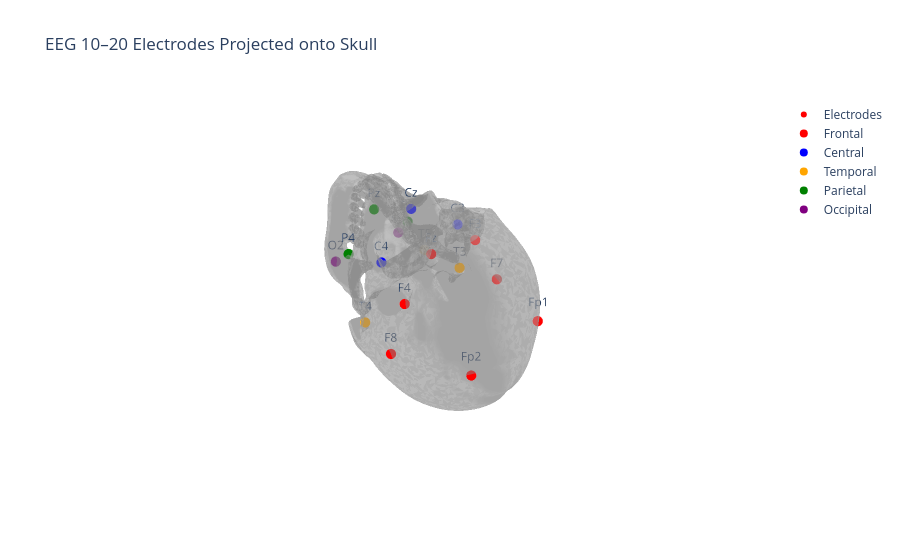

The notebook cell saved with this chart:
### Code cell
# 1. Load and auto-scale skull
mesh = trimesh.load("craneo.obj")

# Target head width (mm)
target_width = 180  
bbox = mesh.bounds
current_width = bbox[1][0] - bbox[0][0]
scale_factor = target_width / current_width
mesh.apply_scale(scale_factor)

# 2. Electrode coordinates from montage (already normalized)
electrodes_dict = {
    "Fp1": [-0.0294367,  0.0839171, -0.00699],
    "Fp2": [ 0.0298723,  0.0848959, -0.00708],
    "F7" : [-0.0702629,  0.0424743, -0.01142],
    "F3" : [-0.0502438,  0.0531112,  0.042192],
    "Fz" : [0.0003122,   0.058512,   0.066462],
    "F4" : [ 0.0518362,  0.0543048,  0.040814],
    "F8" : [ 0.0730431,  0.0444217, -0.012],
    "T3" : [-0.0841611, -0.0160187, -0.009346],
    "C3" : [-0.0653581, -0.0116317,  0.064358],
    "Cz" : [ 0.0004009, -0.009167,   0.100244],
    "C4" : [ 0.0671179, -0.0109003,  0.06358],
    "T4" : [ 0.0850799, -0.0150203, -0.00949],
    "T5" : [-0.0724343, -0.0734527, -0.002487],
    "P3" : [-0.0530073, -0.0787878,  0.05594],
    "Pz" : [ 0.0003247, -0.081115,   0.082615],
    "P4" : [ 0.0556667, -0.0785602,  0.056561],
    "O1" : [-0.0294134, -0.112449,   0.008839],
    "O2" : [ 0.0298426, -0.112156,   0.0088],
}

# 3. Scale to skull size (~90 mm radius)
scale_coords = 90 / 0.1   # montage radius ~0.1 m
xyz = np.array(list(electrodes_dict.values())) * scale_coords
labels = list(electrodes_dict.keys())

# Project onto skull surface
closest_points, _, _ = trimesh.proximity.closest_point(mesh, xyz)

# 4. Color coding groups
group_colors = {
    "Frontal": "red",
    "Central": "blue",
    "Temporal": "orange",
    "Parietal": "green",
    "Occipital": "purple"
}

# Assign group membership
def get_group(name):
    if name.startswith("F"): return "Frontal"
    if name.startswith("C"): return "Central"
    if name.startswith("T"): return "Temporal"
    if name.startswith("P"): return "Parietal"
    if name.startswith("O"): return "Occipital"
    return "Other"

all_colors = [group_colors[get_group(ch)] for ch in labels]

# 5. Plot in Plotly
vertices = np.array(mesh.vertices)
faces = np.array(mesh.faces)

fig = go.Figure()

# Skull mesh
fig.add_trace(go.Mesh3d(
    x=vertices[:,0], y=vertices[:,1], z=vertices[:,2],
    i=faces[:,0], j=faces[:,1], k=faces[:,2],
    color="darkgrey", opacity=0.5,
    name="Skull"
))

# Electrodes
fig.add_trace(go.Scatter3d(
    x=closest_points[:,0], y=closest_points[:,1], z=closest_points[:,2],
    mode="markers+text",
    marker=dict(size=6, color=all_colors),
    text=labels,
    textposition="top center",
    name="Electrodes"
))

# Legend (dummy traces for groups)
for g, col in group_colors.items():
    fig.add_trace(go.Scatter3d(
        x=[None], y=[None], z=[None],
        mode="markers", marker=dict(size=8, color=col),
        name=g
    ))

fig.update_layout(
    scene=dict(
        xaxis=dict(visible=False),
        yaxis=dict(visible=False),
        zaxis=dict(visible=False),
        aspectmode="data"
    ),
    title="EEG 10–20 Electrodes Projected onto Skull"
)

# Save and show
fig.write_html("skull_eeg_1020.html")
fig.show()

### Figure 1 — Plotly figure (JSON) as saved in the notebook; plotly's stock layout.template omitted (floating-point values rounded to 4 significant figures; data arrays with more than 128 entries replaced by an {"elided": "..."} marker saying what was removed)
{"data": [{"color": "darkgrey", "i": {"elided": "31016 int values"}, "j": {"elided": "31016 int values"}, "k": {"elided": "31016 int values"}, "name": "Skull", "opacity": 0.5, "type": "mesh3d", "x": {"elided": "16872 float values"}, "y": {"elided": "16872 float values"}, "z": {"elided": "16872 float values"}}, {"marker": {"color": ["red", "red", "red", "red", "red", "red", "red", "orange", "blue", "blue", "blue", "orange", "orange", "green", "green", "green", "purple", "purple"], "size": 6}, "mode": "markers+text", "name": "Electrodes", "text": ["Fp1", "Fp2", "F7", "F3", "Fz", "F4", "F8", "T3", "C3", "Cz", "C4", "T4", "T5", "P3", "Pz", "P4", "O1", "O2"], "textposition": "top center", "type": "scatter3d", "x": [-55.89, 55.07, -88.05, -45.54, 21.27, 74.94, 88.27, -76.04, -56.95, 4.926, 57.31, 76.91, -63.03, -39.81, 15.77, 50.35, -50.13, 50.1], "y": [114.6, 115.4, 34.4, 30.09, 28.9, 47.27, 39.45, -15.28, -5.713, -16.26, -5.049, -14.81, -65.17, -70.89, -63.73, -71.09, -100.5, -99.55], "z": [-9.184, -10.47, -8.31, 60.96, 70.99, 47.73, -11.34, -8.727, 62.59, 99.04, 62.25, -8.965, 2.181, 49.16, 86.26, 41.19, 19.06, 18.78]}, {"marker": {"color": "red", "size": 8}, "mode": "markers", "name": "Frontal", "type": "scatter3d", "x": [null], "y": [null], "z": [null]}, {"marker": {"color": "blue", "size": 8}, "mode": "markers", "name": "Central", "type": "scatter3d", "x": [null], "y": [null], "z": [null]}, {"marker": {"color": "orange", "size": 8}, "mode": "markers", "name": "Temporal", "type": "scatter3d", "x": [null], "y": [null], "z": [null]}, {"marker": {"color": "green", "size": 8}, "mode": "markers", "name": "Parietal", "type": "scatter3d", "x": [null], "y": [null], "z": [null]}, {"marker": {"color": "purple", "size": 8}, "mode": "markers", "name": "Occipital", "type": "scatter3d", "x": [null], "y": [null], "z": [null]}], "layout": {"scene": {"aspectmode": "data", "xaxis": {"visible": false}, "yaxis": {"visible": false}, "zaxis": {"visible": false}}, "title": {"text": "EEG 10–20 Electrodes Projected onto Skull"}}}
